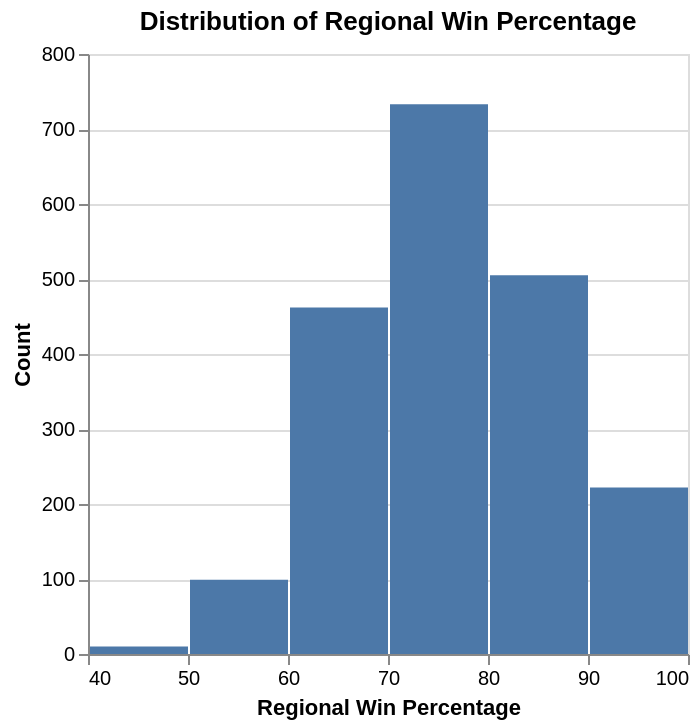

The notebook cell saved with this chart:
### Markdown cell above
<div style="background-color: #f0f0f0; padding: 10px;">
    
#### Task 4.4: Plot the distribution of two relevant variables in the raw data (4 points)

- Use `ggplot` to plot the distribution of one of the numeric variables in your tidied data set.

- Use `ggplot` to create a visualization showing the relative proportions of each category/level for one of categorical variable in your tidied data set. 

- Clearly label the variable that is being plotted in each plot.

*Notes:* 
- *Be sure the output is as clear as possible, provide an English title along with readable x and y column names*

- *You may also add more code cells to this section*

</div>

### Code cell
import altair as alt

plot1 = alt.Chart(tidy_womensbb_df).mark_bar().encode(
    alt.X("reg_wins_pct:Q", bin = True, title = "Regional Win Percentage"),
    y = alt.Y("count()", title = "Count")
).properties(title = "Distribution of Regional Win Percentage")

plot1

### Figure 1 — Vega-Lite specification as saved in the notebook (floating-point values rounded to 4 significant figures; data arrays with more than 128 entries replaced by an {"elided": "..."} marker saying what was removed)
{"config": {"view": {"continuousWidth": 300, "continuousHeight": 300}}, "data": {"name": "data-6df5d0def1365fc05b3fb8d46c4098f2"}, "mark": {"type": "bar"}, "encoding": {"x": {"bin": true, "field": "reg_wins_pct", "title": "Regional Win Percentage", "type": "quantitative"}, "y": {"aggregate": "count", "title": "Count", "type": "quantitative"}}, "title": "Distribution of Regional Win Percentage", "$schema": "https://vega.github.io/schema/vega-lite/v5.20.1.json", "datasets": {"data-6df5d0def1365fc05b3fb8d46c4098f2": {"elided": "2031 records"}}}
